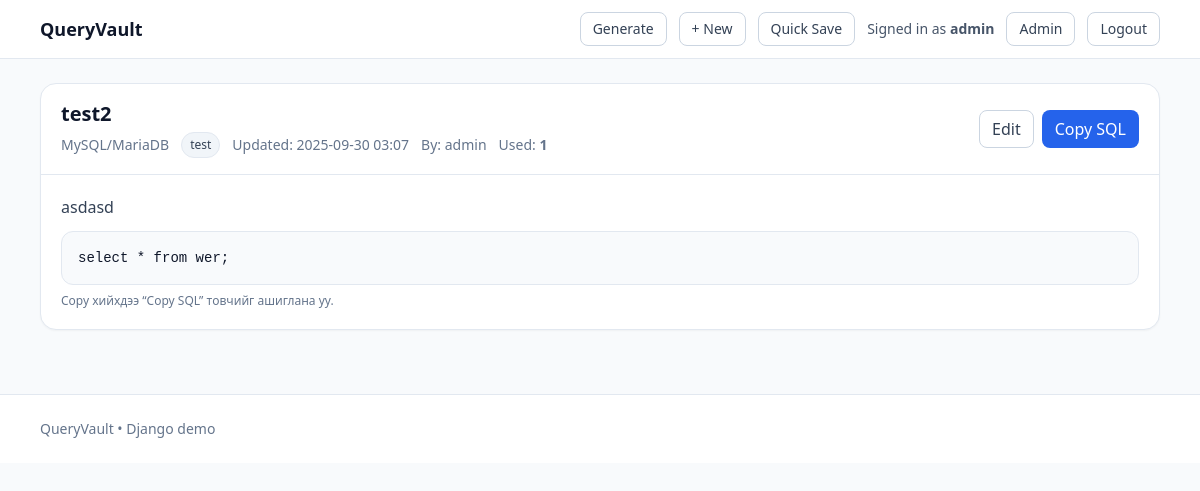
The app's page /s/2/ (signed in) with its own data.
### vault/models.py (models this page shows, shortened)
class QuerySnippet(models.Model):
    DB_CHOICES = [
        ('postgres', 'PostgreSQL'),
        ('mysql', 'MySQL/MariaDB'),
        ('sqlite', 'SQLite'),
        ('mssql', 'SQL Server'),
        ('clickhouse', 'ClickHouse'),
        ('other', 'Other'),
    ]
    SQL_KIND_CHOICES = [
        ('select', 'SELECT only'),
        ('modify', 'INSERT/UPDATE/MERGE'),
        ('dangerous', 'DELETE/DDL (DROP/ALTER/TRUNCATE/CREATE/GRANT/REVOKE)'),
    ]
    title = models.CharField(max_length=200)
    description = models.TextField(blank=True)
    sql_text = models.TextField()
    db_type = models.CharField(max_length=20, choices=DB_CHOICES, default='mysql')
    tags = models.CharField(max_length=200, blank=True)
    use_count = models.IntegerField(default=0)
    created_by = models.ForeignKey(User, null=True, blank=True, on_delete=models.SET_NULL)
    created_at = models.DateTimeField(auto_now_add=True)
    updated_at = models.DateTimeField(auto_now=True)
    sql_kind = models.CharField(max_length=16, choices=SQL_KIND_CHOICES,
                                default='select', db_index=True)
    @property
    def tag_list(self):
        return [t.strip() for t in (self.tags or "").split(",") if t.strip()]

### vault/views.py (the view)
# urls.py: path("s/<int:pk>/", views.SnippetDetail.as_view(), name="snippet_detail"),
class SnippetDetail(LoginRequiredMixin, DetailView):
    model = QuerySnippet
    template_name = "vault/snippet_detail.html"
    context_object_name = "obj"
    def get_object(self, queryset=None):
        obj = super().get_object(queryset)
        kinds = allowed_sql_kinds_for(self.request.user)
        db_types = allowed_db_types_for(self.request.user)
        if obj.sql_kind not in kinds:
            raise Http404("Not found")
        if db_types is not None and obj.db_type not in db_types:
            raise Http404("Not found")
        return obj

### vault/utils_perms.py (called while the page is built, shortened)
def user_role(user) -> str:
    if not user.is_authenticated:
        return "anon"
    if user.is_staff or user.is_superuser:
        return "admin"
    if user.groups.filter(name=ROLE_GROUPS["super"]).exists():
        return "super"
    if user.groups.filter(name=ROLE_GROUPS["mid"]).exists():
        return "mid"
    return "user"

def allowed_sql_kinds_for(user):
    r = user_role(user)
    if r == "admin":
        return ["select", "modify", "dangerous"]

def allowed_db_types_for(user):
    if user_role(user) == "admin":
        return None
    qs = UserDBAccess.objects.filter(user=user).values_list("db_type", flat=True)
    return list(qs)

### vault/templates/vault/snippet_detail.html (shortened to what this page needs)
{% extends "vault/base.html" %}
{% block content %}
<article class="card">
  <header class="card-header flex items-center justify-between">
    <div>
      <h2 class="text-xl font-semibold">{{ obj.title }}</h2>
      <div class="mt-1 flex items-center gap-3 text-sm text-slate-500">
        <span>{{ obj.get_db_type_display }}</span>
        {% if obj.tags %}
          <span class="flex items-center gap-1">
            {% for t in obj.tag_list %}<span class="chip">{{ t }}</span>{% endfor %}
          </span>
        {% endif %}
        <span>Updated: {{ obj.updated_at|date:"Y-m-d H:i" }}</span>
        <span>By: {{ obj.created_by|default:"—" }}</span>
        <span>Used: <strong id="useCount">{{ obj.use_count }}</strong></span>
      </div>
    </div>
    <div class="flex items-center gap-2">
      <a href="{% url 'vault:snippet_update' pk=obj.id %}"
         class="inline-flex items-center gap-2 px-3 py-1.5 rounded-lg border border-slate-300 bg-white hover:bg-slate-50 text-slate-700">
        Edit
      </a>
      <button id="copyBtn" type="button"
              class="inline-flex items-center gap-2 px-3 py-1.5 rounded-lg border border-transparent bg-blue-600 text-white hover:bg-blue-700">
        Copy SQL
      </button>
    </div>
  </header>
  <div class="card-body">
    {% if obj.description %}<p class="mb-3 text-slate-700">{{ obj.description }}</p>{% endif %}
    <pre id="sqlBlock" tabindex="0"
         class="overflow-auto bg-slate-50 border border-slate-200 rounded-xl p-4 text-sm"><code>{{ obj.sql_text }}</code></pre>
    <p id="copyHint" class="mt-2 text-xs text-slate-500">Copy хийхдээ “Copy SQL” товчийг ашиглана уу.</p>
  </div>
</article>
{% endblock %}

### vault/templates/vault/base.html (shortened to what this page needs)
{% load static %}
<!doctype html>
<html lang="en">
<head>
    <script src="https://cdn.tailwindcss.com"></script>
</head>
<body class="bg-slate-50 text-slate-900">
<header class="bg-white border-b border-slate-200 sticky top-0 z-10">
    <div class="max-w-6xl mx-auto px-4 py-3 flex items-center justify-between">
        <a href="{% url 'vault:snippet_list' %}" class="font-semibold text-lg">QueryVault</a>
        <nav class="flex items-center gap-3 text-sm">
            <a href="{% url 'vault:generate_sql' %}" class="btn">Generate</a>
            <a href="{% url 'vault:snippet_create' %}" class="btn">+ New</a>
            <a href="{% url 'vault:quick_save' %}" class="btn">Quick Save</a>
            {% if request.user.is_authenticated %}
            <span class="hidden sm:inline text-slate-600">
            Signed in as <strong>{{ request.user.username }}</strong>
          </span>
            {% if request.user.is_staff %}
            <a href="/admin/" class="btn">Admin</a>
            {% endif %}
            <form action="{% url 'vault:logout' %}" method="post" class="inline">
                <button type="submit" class="btn">Logout</button>
            </form>
            {% else %}
            <a href="{% url 'vault:login' %}" class="btn">Login</a>
            {% endif %}
        </nav>
    </div>
</header>
<main class="max-w-6xl mx-auto px-4 py-6">
    {% block content %}{% endblock %}
</main>
<footer class="bg-white border-t border-slate-200 mt-10">
    <div class="max-w-6xl mx-auto px-4 py-6 text-slate-500 text-sm">
        QueryVault • Django demo
    </div>
</footer>
</body>
</html>

### vault/templates/vault/base.html (style rules this page uses)
html { font-family: Inter, ui-sans-serif, system-ui, -apple-system, Segoe UI, Roboto, Arial, sans-serif; }
.btn { display: inline-flex; align-items: center; gap: .5rem; padding: .375rem .75rem; border-radius: .5rem; border: 1px solid #cbd5e1; background: #fff; color: #334155; text-decoration: none; transition: background .15s ease; }
.chip { display: inline-flex; align-items: center; padding: .125rem .5rem; border-radius: 9999px; font-size: .75rem; background: #f1f5f9; color: #334155; border: 1px solid #e2e8f0 }
.card { background: #fff; border: 1px solid #e2e8f0; border-radius: 1rem; box-shadow: 0 1px 2px rgba(0, 0, 0, .04) }
.card-header { padding: 1rem 1.25rem; border-bottom: 1px solid #e2e8f0 }
.card-body { padding: 1.25rem }

### vault/templates/vault/snippet_detail.html (style rules this page uses)
#sqlBlock, #sqlBlock * { user-select: none; -webkit-user-select: none; }

### records on screen
QuerySnippet: title "test2", db_type "MySQL/MariaDB", tag_list "test", updated_at "2025-09-30 03:07", created_by "admin", use_count "1", description "asdasd", sql_text "select * from wer;"

### other values on screen
{{ request.user.username }} "admin"
